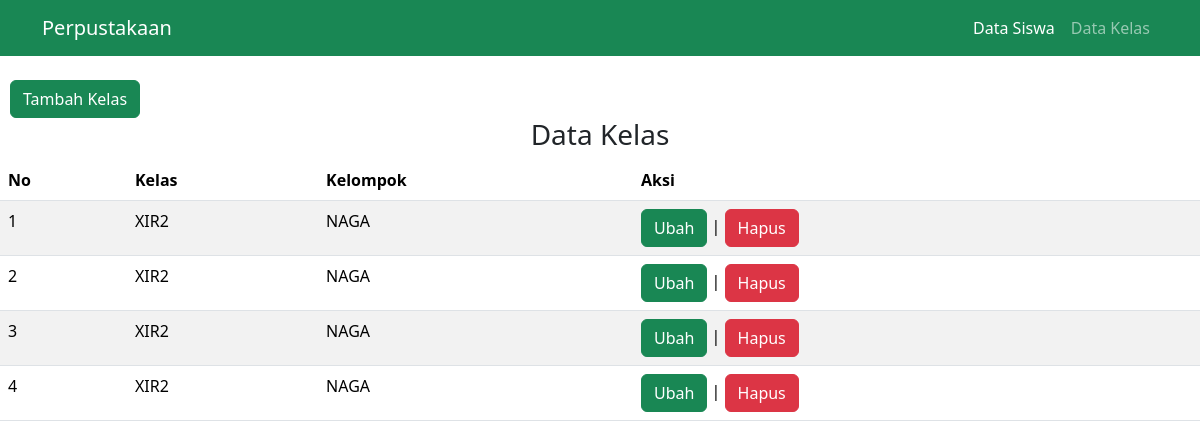
Page /perpustakaan/tampil_kelas.php on the committed database.
### tables this page shows
CREATE TABLE `siswa` (
  `id_siswa` int(11) NOT NULL,
  `nama_siswa` varchar(100) NOT NULL,
  `tanggal_lahir` date NOT NULL,
  `gender` enum('L','P') NOT NULL,
  `alamat` text NOT NULL,
  `username` varchar(255) DEFAULT NULL,
  `password` varchar(255) DEFAULT NULL,
  `id_kelas` int(11) NOT NULL
);

CREATE TABLE `kelas` (
  `id_kelas` int(11) NOT NULL,
  `nama_kelas` varchar(20) NOT NULL,
  `kelompok` varchar(20) NOT NULL
);

### perpustakaan/tampil_kelas.php (the view, shortened to what this page needs)
<!DOCTYPE html>
<html lang="en">
<head>
    <link rel="stylesheet" href="https://cdn.jsdelivr.net/npm/bootstrap@5.2.0/dist/css/bootstrap.min.css" <title>
</head>
<body>
    <?php
    include "navbar.php";
    ?>
    <br>
<a href="tambah_kelas.php"> <input type="submit" name="simpan" value="Tambah Kelas" class="btn btn-success" style="margin-left: 10px;"></a>
    <h3 style="text-align: center;">Data Kelas</h3>
    <table class="table table-hover table-striped">
        <thead>
            <tr>
                <th>No</th>
                <th>Kelas</th>
                <th>Kelompok</th>
                <th>Aksi</th>
            </tr>
        </thead>
        <tbody>
            <?php
            include "koneksi.php";
            $qry_siswa = mysqli_query($conn, "select * from siswa join kelas on kelas.id_kelas = siswa.id_kelas");
            $no = 0;
            while ($data_siswa = mysqli_fetch_array($qry_siswa)) {
                $no++; ?>
                <tr>
                    <td><?= $no ?></td>
                    <td><?= $data_siswa['nama_kelas'] ?></td>
                    <td><?= $data_siswa['kelompok'] ?></td>
                    <td><a href="ubah_siswa.php?id_siswa=
                    <?= $data_siswa['id_kelas'] ?>" class="btn btn-success">Ubah</a> | <a href="hapus.php?id_siswa=<?= $data_siswa['id_kelas'] ?>" onclick="return confirm ('Apakah anda yakin ingin menghapus data ini ? ')" class="btn btn-danger">Hapus</a></td>
                </tr>
            <?php
            }
            ?>
        </tbody>
    </table>
</body>
</html>

### rows in the picture
siswa: id_kelas.nama_kelas "XIR2", id_kelas.kelompok "NAGA"
siswa: id_kelas.nama_kelas "XIR2", id_kelas.kelompok "NAGA"
siswa: id_kelas.nama_kelas "XIR2", id_kelas.kelompok "NAGA"
siswa: id_kelas.nama_kelas "XIR2", id_kelas.kelompok "NAGA"
